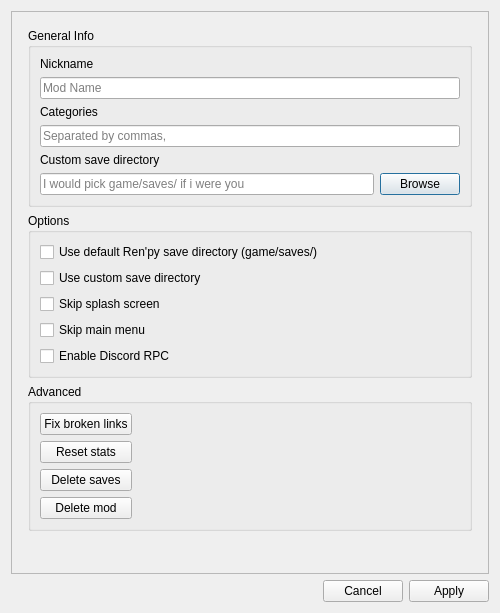
<?xml version="1.0" encoding="UTF-8"?>
<ui version="4.0">
 <class>Dialog</class>
 <widget class="QDialog" name="Dialog">
  <property name="geometry">
   <rect>
    <x>0</x>
    <y>0</y>
    <width>500</width>
    <height>613</height>
   </rect>
  </property>
  <property name="windowTitle">
   <string>Dialog</string>
  </property>
  <layout class="QGridLayout" name="gridLayout">
   <item row="0" column="0">
    <widget class="QScrollArea" name="scrollArea">
     <property name="frameShape">
      <enum>QFrame::StyledPanel</enum>
     </property>
     <property name="frameShadow">
      <enum>QFrame::Sunken</enum>
     </property>
     <property name="widgetResizable">
      <bool>true</bool>
     </property>
     <widget class="QWidget" name="scrollAreaWidgetContents">
      <property name="geometry">
       <rect>
        <x>0</x>
        <y>0</y>
        <width>490</width>
        <height>571</height>
       </rect>
      </property>
      <layout class="QGridLayout" name="gridLayout_5">
       <property name="leftMargin">
        <number>16</number>
       </property>
       <property name="topMargin">
        <number>16</number>
       </property>
       <property name="rightMargin">
        <number>16</number>
       </property>
       <property name="bottomMargin">
        <number>0</number>
       </property>
       <item row="0" column="0">
        <widget class="QGroupBox" name="optionsGeneralInfo">
         <property name="title">
          <string>General Info</string>
         </property>
         <property name="flat">
          <bool>false</bool>
         </property>
         <property name="checkable">
          <bool>false</bool>
         </property>
         <layout class="QGridLayout" name="gridLayout_2">
          <item row="0" column="0">
           <widget class="QLabel" name="labelNickname">
            <property name="text">
             <string>Nickname</string>
            </property>
           </widget>
          </item>
          <item row="1" column="0" colspan="2">
           <widget class="QLineEdit" name="lineEditNickname">
            <property name="placeholderText">
             <string>Mod Name</string>
            </property>
            <property name="clearButtonEnabled">
             <bool>true</bool>
            </property>
           </widget>
          </item>
          <item row="2" column="0" colspan="2">
           <widget class="QLabel" name="labelCategories">
            <property name="text">
             <string>Categories</string>
            </property>
           </widget>
          </item>
          <item row="3" column="0" colspan="2">
           <widget class="QLineEdit" name="lineEditCategories">
            <property name="placeholderText">
             <string>Separated by commas,</string>
            </property>
            <property name="clearButtonEnabled">
             <bool>true</bool>
            </property>
           </widget>
          </item>
          <item row="4" column="0" colspan="2">
           <widget class="QLabel" name="labelCustomSaveDirectory">
            <property name="text">
             <string>Custom save directory</string>
            </property>
           </widget>
          </item>
          <item row="5" column="0">
           <widget class="QLineEdit" name="lineEditCustomSaveDirectory">
            <property name="placeholderText">
             <string>I would pick game/saves/ if i were you</string>
            </property>
            <property name="clearButtonEnabled">
             <bool>false</bool>
            </property>
           </widget>
          </item>
          <item row="5" column="1">
           <widget class="QPushButton" name="browseCustomSaveDirectory">
            <property name="text">
             <string>Browse</string>
            </property>
           </widget>
          </item>
         </layout>
        </widget>
       </item>
       <item row="2" column="0">
        <widget class="QGroupBox" name="optionsAdvanced">
         <property name="title">
          <string>Advanced</string>
         </property>
         <layout class="QGridLayout" name="gridLayout_4">
          <item row="3" column="0">
           <widget class="QPushButton" name="buttonDeleteMod">
            <property name="text">
             <string>Delete mod</string>
            </property>
           </widget>
          </item>
          <item row="0" column="0">
           <widget class="QPushButton" name="buttonFixBrokenLinks">
            <property name="text">
             <string>Fix broken links</string>
            </property>
           </widget>
          </item>
          <item row="1" column="0">
           <widget class="QPushButton" name="buttonResetStats">
            <property name="text">
             <string>Reset stats</string>
            </property>
           </widget>
          </item>
          <item row="2" column="0">
           <widget class="QPushButton" name="buttonDeleteSaves">
            <property name="text">
             <string>Delete saves</string>
            </property>
           </widget>
          </item>
          <item row="0" column="1" rowspan="4">
           <spacer name="horizontalSpacer">
            <property name="orientation">
             <enum>Qt::Horizontal</enum>
            </property>
            <property name="sizeHint" stdset="0">
             <size>
              <width>40</width>
              <height>20</height>
             </size>
            </property>
           </spacer>
          </item>
         </layout>
        </widget>
       </item>
       <item row="1" column="0">
        <widget class="QGroupBox" name="optionsModParameters">
         <property name="title">
          <string>Options</string>
         </property>
         <layout class="QGridLayout" name="gridLayout_3">
          <item row="4" column="0">
           <widget class="QCheckBox" name="checkDiscordRPC">
            <property name="text">
             <string>Enable Discord RPC</string>
            </property>
            <property name="tristate">
             <bool>true</bool>
            </property>
           </widget>
          </item>
          <item row="0" column="0">
           <widget class="QCheckBox" name="checkDefaultSaveDirectory">
            <property name="text">
             <string>Use default Ren'py save directory (game/saves/)</string>
            </property>
            <property name="tristate">
             <bool>true</bool>
            </property>
           </widget>
          </item>
          <item row="3" column="0">
           <widget class="QCheckBox" name="checkSkipMainMenu">
            <property name="text">
             <string>Skip main menu</string>
            </property>
            <property name="tristate">
             <bool>true</bool>
            </property>
           </widget>
          </item>
          <item row="2" column="0">
           <widget class="QCheckBox" name="checkSkipSplashScreen">
            <property name="text">
             <string>Skip splash screen</string>
            </property>
            <property name="tristate">
             <bool>true</bool>
            </property>
           </widget>
          </item>
          <item row="1" column="0">
           <widget class="QCheckBox" name="checkCustomSaveDirectory">
            <property name="text">
             <string>Use custom save directory</string>
            </property>
            <property name="checked">
             <bool>false</bool>
            </property>
            <property name="tristate">
             <bool>false</bool>
            </property>
           </widget>
          </item>
         </layout>
        </widget>
       </item>
       <item row="3" column="0">
        <spacer name="verticalSpacer">
         <property name="orientation">
          <enum>Qt::Vertical</enum>
         </property>
         <property name="sizeHint" stdset="0">
          <size>
           <width>20</width>
           <height>40</height>
          </size>
         </property>
        </spacer>
       </item>
      </layout>
     </widget>
    </widget>
   </item>
   <item row="1" column="0">
    <widget class="QDialogButtonBox" name="buttonBox">
     <property name="orientation">
      <enum>Qt::Horizontal</enum>
     </property>
     <property name="standardButtons">
      <set>QDialogButtonBox::Apply|QDialogButtonBox::Cancel</set>
     </property>
     <property name="centerButtons">
      <bool>false</bool>
     </property>
    </widget>
   </item>
  </layout>
 </widget>
 <resources/>
 <connections/>
</ui>
